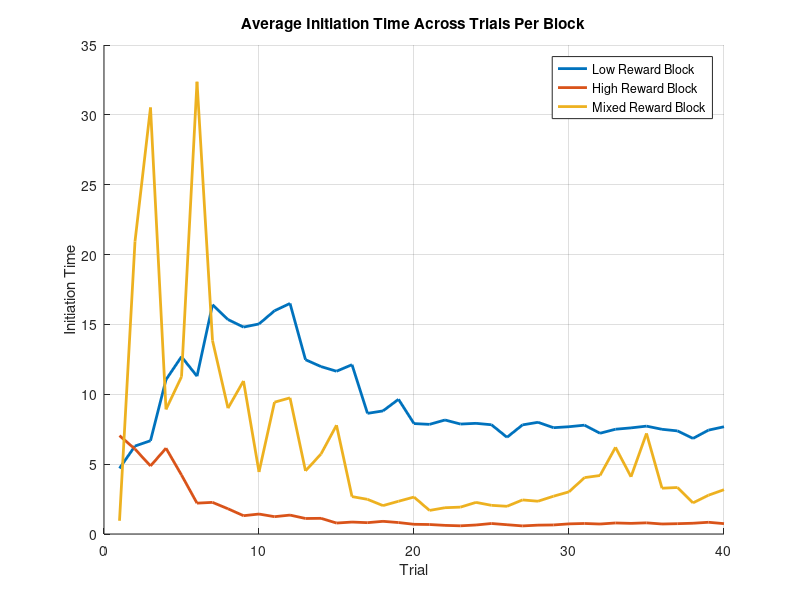
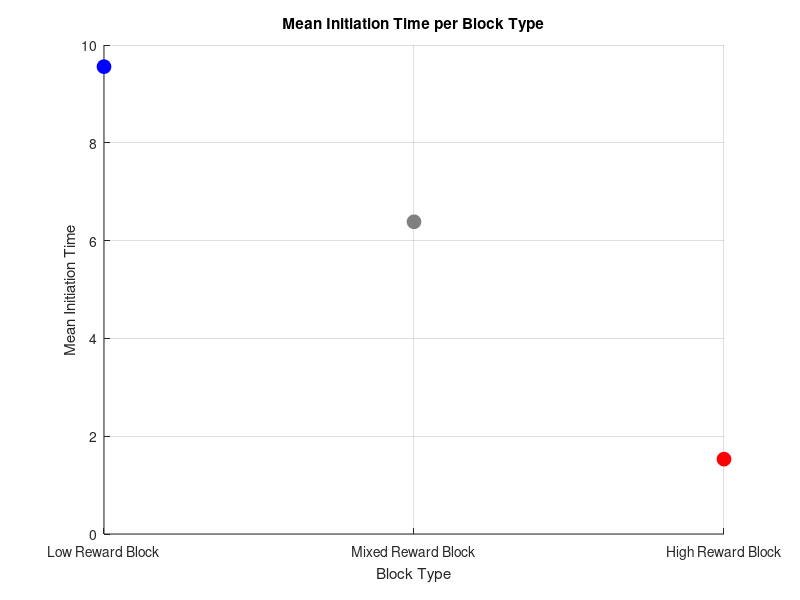
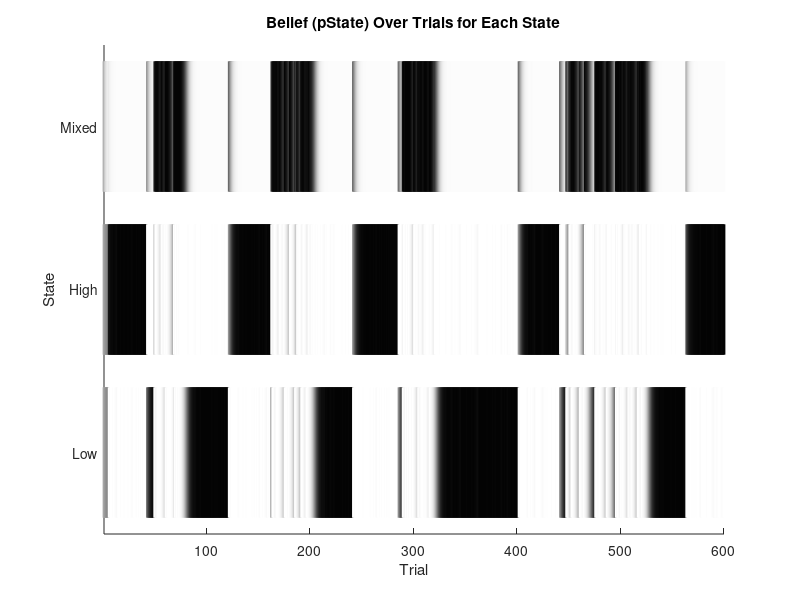

MATLAB code to generate these figures, in order: (Note: this script raises an error after producing the figures.)
clearvars 

%% Task Parameters
runs = 1000; %how many times it will go through each trial block
runs = 5; %how many times it will go through each trial block

num_blocks = 3;
nStates = num_blocks;
low_rewards = [5 10 20]; %possible rewards in the low reward block
high_rewards = [20 40 80]; %possible rewards in the high reward block
mixed_rewards = [5 10 20 40 80]; %possible rewards in the mixed block

% turn possibilities into probabilities
highDist=[0, 0, 1, 1, 1];
lowDist=[ 1, 1, 1, 0, 0];
midDist=[ 1, 1, 1, 1, 1];

highDist=highDist./sum(highDist);
lowDist=lowDist./sum(lowDist);
midDist=midDist./sum(midDist);
allProb = [lowDist; highDist; midDist];
flatDist=ones(nStates,1)./nStates;

num_trials = 40;
haz=1/40;

all_rewards = nan(num_blocks, num_trials, runs); %record of all of the rewards that the animal received (columns are trials, rows are blocks, frames are runs)
initiation_times = nan(num_blocks, num_trials, runs); % initiation times

trial_initiation_times = nan(1,num_blocks*num_trials*runs);
trial_rewards = nan(1,num_blocks*num_trials*runs);
state_order = [];
RPE_first_ten = nan(num_blocks,10, runs); %reward prediction errors for the first 10 trials of every block
beliefs_first_ten = nan(num_blocks,11, runs); %record the beliefs for the firs 10 trials of every block and the one trial before them (bc we're gonna calc the change later)
beliefs_first_ten(1,1,1) = 3;

opt_out = nan; %this will change once we have the model

%% Model Parameters

state_neurons = rand(3,1); %initialize the initial state values between 0-0.1
synaptic_lr = 0.1;
state_lr = 0.1;
D = 0.1; %Scale factor for initiation times

%% Runs
weight_matrix = rand(3,1);
epsilon = 1e-3; % to avoid division by zero

pState = flatDist;
trial_counter = 1;
for run = 1:runs
    block_order = randperm(3); %the order that blocks will be presented in for this run 
    
    for b = 1:length(block_order)
        possible_rewards = [];
        if block_order(b) == 1 %if the bth block is 1, the possible rewards are the low value ones
            possible_rewards = low_rewards;
          
        elseif block_order(b) == 2 %if the bth block is 2, the possible rewards are the high value ones
            possible_rewards = high_rewards;
            
        elseif block_order(b) == 3 %if the bth block is 3, the possible rewards are the mixed value ones
            possible_rewards = mixed_rewards;
            
        end

        for t = 1:num_trials
            ground_truth_states(trial_counter) = block_order(b);
            
            reward_index = randi(length(possible_rewards), 1);
            reward_val   = possible_rewards(reward_index);    
            global_index = find([5 10 20 40 80] == reward_val);
            
            allPState(trial_counter,:) = pState;
            
            %state inference
            likeRew = allProb(:, global_index);
            prior = pState.*(1-haz)+flatDist.*haz;
            pState=likeRew.*prior;
            pState=pState./sum(pState);

            %updating weights and state values
            trial_reward_offer = possible_rewards(reward_index)/max(mixed_rewards); %the reward that could be represented on this trial
            output_act = (weight_matrix)'*state_neurons; %should be 1x1
            output_act = max(output_act,0);
            RPE = trial_reward_offer - output_act;
            allRPES(trial_counter) = RPE;
            weight_matrix = weight_matrix.*(1-synaptic_lr) + (synaptic_lr * RPE * pState); %existing weights + weight update
            state_neurons = state_neurons.*pState*(1-state_lr) + state_lr*RPE; %existing state + state update

            % Compute and store initiation time (higher activation = faster initiation)
            initiation_time = D / (output_act + epsilon);
            initiation_times_raw(trial_counter) = initiation_time;
            initiation_times(block_order(b), t, run) = initiation_time;
            trial_initiation_times(trial_counter) = initiation_time;
            trial_rewards(trial_counter) = trial_reward_offer;

            if t == 40
                state_order(end+1) = block_order(b);
            end

            if t < 11 | t == 40
                if t<11
                    RPE_first_ten(b, t, run) = RPE;
                    [row,column] = max(allPState(trial_counter,:));
                    beliefs_first_ten(b,t+1,run) = column;
                elseif t == 40 && ~(run ==runs && b == num_blocks)
                    if b == 3
                        [row,column] = max(allPState(trial_counter,:));
                        beliefs_first_ten(1,1,run+1) = column;
                    elseif b ~= 3
                        [row,column] = max(allPState(trial_counter,:));
                        beliefs_first_ten(b+1,1,run) = column;
                    end
                end
            end

            all_rewards(block_order(b), t, run) = trial_reward_offer; %this is set up so that the row (block index) is constant despite the fact that the order of the blocks is changing (so the first row will always be low reward, second high, and third mixed)
            trial_counter = trial_counter + 1;

        end
    end
end

%% Plot Initiation Times
figure;
hold on;
colors = lines(num_blocks);
labels = {'Low Reward Block', 'High Reward Block', 'Mixed Reward Block'};

for block = 1:num_blocks
    avg_initiation = squeeze(mean(initiation_times(block, :, :), 3)); % avg across runs
    plot(avg_initiation, 'LineWidth', 2, 'Color', colors(block,:));
end

xlabel('Trial');
ylabel('Initiation Time');
legend(labels);
title('Average Initiation Time Across Trials Per Block');
grid on;

%% Plot the Mean Initiation Times Per Block as Dots with Custom Colors
mean_initiation_time = squeeze(mean(mean(initiation_times, 2), 3));

figure;
hold on;
plot(1, mean_initiation_time(1), 'o', 'Color', 'b', 'MarkerFaceColor', 'b', 'MarkerSize', 10);
plot(2, mean_initiation_time(3), 'o', 'Color', [0.5 0.5 0.5], 'MarkerFaceColor', [0.5 0.5 0.5], 'MarkerSize', 10);
plot(3, mean_initiation_time(2), 'o', 'Color', 'r', 'MarkerFaceColor', 'r', 'MarkerSize', 10);


% Set x-axis tick labels corresponding to the block types
set(gca, 'XTick', 1:3, 'XTickLabel', {'Low Reward Block', 'Mixed Reward Block', 'High Reward Block'});
xlabel('Block Type');
ylabel('Mean Initiation Time');
title('Mean Initiation Time per Block Type');
grid on;

%% Plotting States
% --- Flatten pState across runs/trials ---
flatP = reshape(allPState, [], 3);   % size = (runs*num_trials)×3 = 600×3

% --- Plot as three rows of vertical lines ---
figure; hold on;
numTrialsTotal = size(flatP,1);

for s = 1:3
    for t = 1:numTrialsTotal
        intensity = flatP(t,s);          % pState for state s at trial t
        grayLevel  = 1 - intensity;      % 0 = black (high prob), 1 = white (low prob)
        line([t t], [s-0.4, s+0.4], ...   % small vertical segment
             'Color', [grayLevel grayLevel grayLevel], ...
             'LineWidth', 2);
    end
end

% --- Tidy up axes ---
xlim([1 numTrialsTotal]);
ylim([0.5 3.5]);
yticks(1:3);
yticklabels({'Low','High','Mixed'});   % or whatever your state‐order is
xlabel('Trial');
ylabel('State');
title('Belief (pState) Over Trials for Each State');

yyaxis right
plot(1:numTrialsTotal, initiation_times_raw, 'b-', 'LineWidth', 1.5);
ylabel('Initiation Time');
grid on;

% 1) Flatten all_rewards into 1×(runs*num_trials)
flatR = reshape(ground_truth_states, 1, []);    % size = 1×200

% 2) Plot exactly as before—but now for the actual state
N = length(ground_truth_states);
figure; hold on;
for s = 1:3
    idx = find(ground_truth_states == s);
    for t = idx'
        line([t t], [s-0.4, s+0.4], 'Color', [0 0 0], 'LineWidth', 2);
    end
end

xlim([1 N]);
ylim([0.5 3.5]);
yticks(1:3);
yticklabels({'Low','High','Mixed'});
xlabel('Trial');
ylabel('State');
title('Actual Block Sequence');


%% Plot the trial initiation time as a function of trial from block switch (figure 2A)

%get the variables
switch_trials = num_trials:num_trials:size(allPState,1);
switch_trials = switch_trials+1;
switch_trials = switch_trials(1:end-1);
lowtomixed = [];
hightomixed = [];
for s = 1:length(switch_trials)
    thirtybefore = switch_trials(s) - 30; 
    fourtyafter = switch_trials(s) + (40-1);
    if state_order(s) == 1 &&  state_order(s+1)== 3
        lowtomixed(end+1,:) = trial_initiation_times(thirtybefore:fourtyafter);
    elseif state_order(s) == 2 &&  state_order(s+1)== 3
        hightomixed(end+1,:) = trial_initiation_times(thirtybefore:fourtyafter);
    end
end
mean_lowtomixed = mean(lowtomixed,1);
mean_hightomixed = mean(hightomixed,1);

%plot
figure;
hold on;
plot(-30:39, mean_lowtomixed, 'Color', 'b', 'LineWidth', 2);
plot(-30:39, mean_hightomixed, 'Color', 'r', 'LineWidth', 2);
xlabel('Trial fromm Block Switch');
ylabel('Trial Initiation Time');
hold off;


%plot wih "causal filter" (what they did in the paper)
windowSize = 10;
filteredmeanlowtomixed= nan(size(mean_lowtomixed));
filteredmeanhightomixed = nan(size(mean_hightomixed));
for n = windowSize:length(mean_lowtomixed)
    filteredmeanlowtomixed(n) = mean(mean_lowtomixed(n-windowSize+1:n));
    filteredmeanhightomixed(n) = mean(mean_hightomixed(n-windowSize+1:n));
end
figure;
hold on;
plot(-30:39, filteredmeanlowtomixed, 'Color', 'b', 'LineWidth', 2);
plot(-30:39, filteredmeanhightomixed, 'Color', 'r', 'LineWidth', 2);
xlabel('Trial from Block Switch');
xlim([-20 40]);
ylabel('Trial Initiation Time');
title('with 10 trial filter')
hold off;

%% Initiation times as a function of RPE sign

beliefs_first_ten_fixed = beliefs_first_ten;
beliefs_first_ten_fixed(beliefs_first_ten_fixed== 3) = 0;
beliefs_first_ten_fixed(beliefs_first_ten_fixed== 2) = 3;
beliefs_first_ten_fixed(beliefs_first_ten_fixed== 0) = 2;
belief_change_first_ten = diff(beliefs_first_ten_fixed,1,2); 
belief_change_first_ten = (-1).*belief_change_first_ten;
median_belief_change = median(belief_change_first_ten, "all");

low_belief_change = nan(10*num_blocks*runs,2);
high_belief_change = nan(10*num_blocks*runs,2);
count = 1;

for run = 1:runs
    for b = 1:num_blocks
        for t = 1:10
            % trial = run*num_blocks*num_trials - (num_blocks-b)*num_trials - num_trials + t;
            trial = (run - 1)*num_blocks*num_trials + (b - 1)*num_trials + t;
            if trial>1
            if belief_change_first_ten(b,t,run) < median_belief_change
                if RPE_first_ten(b,t,run) < 0
                    low_belief_change(count,1) = trial_initiation_times(trial) - trial_initiation_times(trial - 1); 
                elseif RPE_first_ten(b,t,run) > 0
                    low_belief_change(count,2) = trial_initiation_times(trial) - trial_initiation_times(trial - 1);
                end
            elseif belief_change_first_ten(b,t,run) > median_belief_change
                if RPE_first_ten(b,t,run) < 0
                    high_belief_change(count,1) = trial_initiation_times(trial) - trial_initiation_times(trial - 1);
                elseif RPE_first_ten(b,t,run) > 0
                    high_belief_change(count,2) = trial_initiation_times(trial) - trial_initiation_times(trial - 1);
                end
            end
            end
            count = count + 1;
        end
    end
end

mean_lowbeliefchange = mean(low_belief_change, 1, 'omitnan');
mean_highbeliefchange = mean(high_belief_change, 1, 'omitnan');


%now plot
figure;
hold on;
plot([1 2], mean_lowbeliefchange.*10, 'Color', 'b', 'LineWidth', 2, 'DisplayName', 'Low Change in Belief');
plot([1 2], mean_highbeliefchange.*10, 'Color', 'r', 'LineWidth', 2, 'DisplayName', 'High Change in Belief');
legend('show');
ylabel('Change in Initiation Time (x10^-1)');
xlim([0 3]);
xticks([1 2]);
xticklabels({'RPE<0', 'RPE>0'});
hold off;

%% checking why the above doesnt work

rpe_negative_mask = RPE_first_ten < 0;

% Step 2: Extract the corresponding belief changes for these trials
belief_change_for_rpe_negative = belief_change_first_ten.*rpe_negative_mask;

% Step 3: Check if all belief change values are 0
all_belief_zero_for_rpe_negative = all(belief_change_for_rpe_negative == 0);

if all_belief_zero_for_rpe_negative
    disp('All trials where RPE < 0 have a belief change of 0.');
else
    disp('Not all trials where RPE < 0 have a belief change of 0.');
end


% Step 4: Calculate the median of the belief changes
median_belief_change = median(belief_change_first_ten,"all");

% Step 5: Check if there are any trials where RPE < 0 and belief change is high or low
high_belief_mask = belief_change_for_rpe_negative > median_belief_change;
low_belief_mask = belief_change_for_rpe_negative < median_belief_change;

% Step 6: Display results
if sum(high_belief_mask,"all") ~= 0
    disp('There are trials where RPE < 0 and belief change is high.');
else
    disp('There are no trials where RPE < 0 and belief change is high.');
end

if sum(low_belief_mask, "all") ~= 0 
    disp('There are trials where RPE < 0 and belief change is low.');
else
    disp('There are no trials where RPE < 0 and belief change is low.');
end

%% Plotting RPE Distribution
%% 1) Histogram of *all* RPEs across every trial
figure;
histogram(allRPES, 30, 'Normalization','pdf');    % 30 bins, normalized to probability density
xlabel('Reward Prediction Error (RPE)');
ylabel('Probability Density');
title('Distribution of RPE Across All Trials');
grid on;

%% 2) Histogram of RPEs just for the *first ten* trials of each block
figure;
histogram(RPE_first_ten(:), 20);                  % 20 bins, raw counts
xlabel('RPE (first 10 trials of each block)');
ylabel('Count');
title('RPE Distribution in the First Ten Trials');
grid on;
